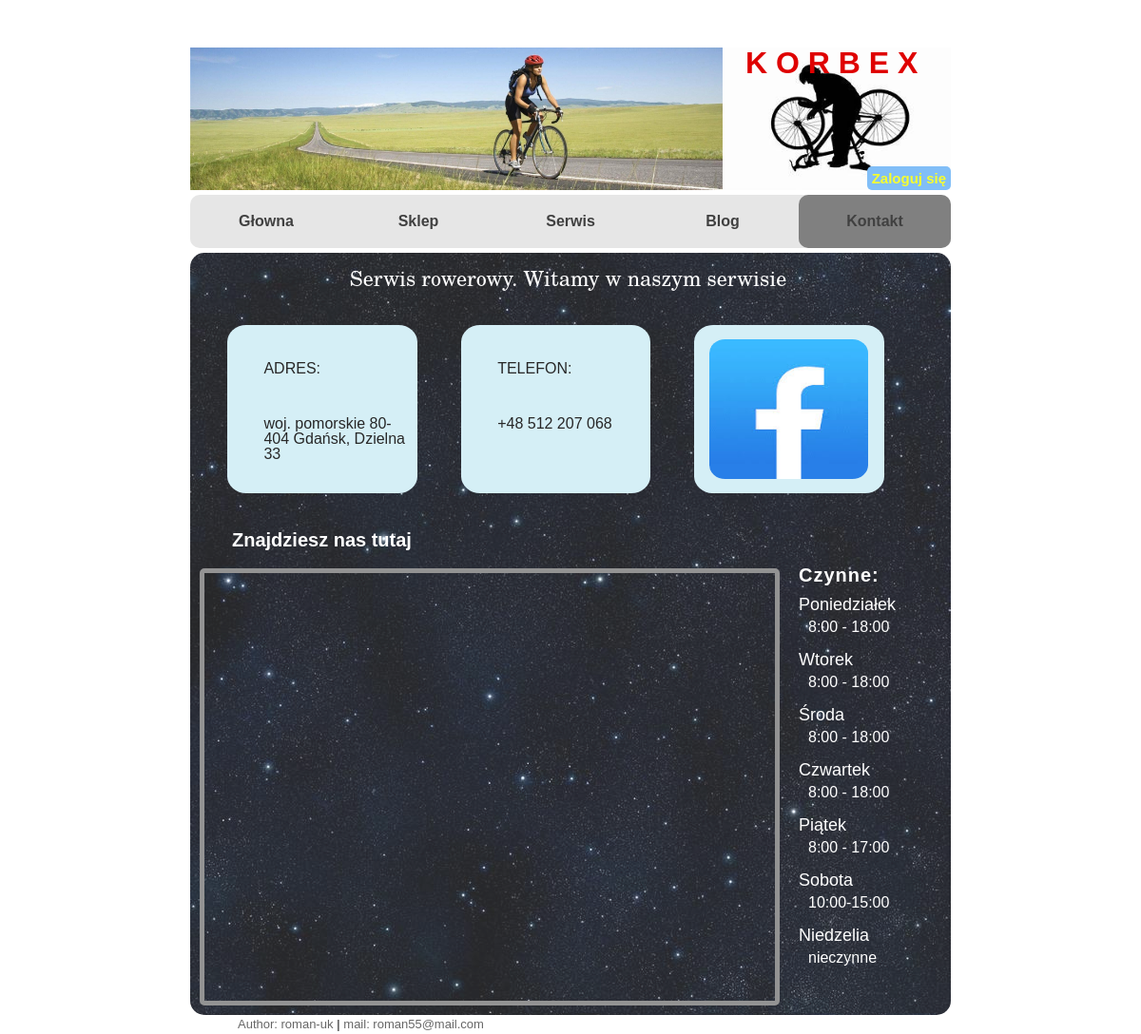
The app's page /contact with its own data.
### korbex/models.py (models this page shows, shortened)
class ContactData(models.Model):
    address = models.TextField(max_length=200, blank=True)
    telephone = models.CharField(max_length=200, blank=True)
    facebook = models.URLField(verbose_name='facebook', blank=True)

class WorkingHours(models.Model):
    week_day = (
        ('1.Poniedziałek', 'Poniedziałek'),
        ('2.Wtorek', 'Wtorek'),
        ('3.Środa', 'Środa'),
        ('4.Czwartek', 'Czwartek'),
        ('5.Piątek', 'Piątek'),
        ('6.Sobota', 'Sobota'),
        ('7.Niedzelia', 'Niedzelia'),
    )
    working_day = models.CharField(max_length=20, choices=week_day, verbose_name='Dzień tygodnia')
    working_hours = models.CharField(max_length=25, verbose_name='Godziny pracy')

### korbex/views.py (the view)
# urls.py: path('contact', views.contact, name='contact_p'),
def contact(request):
    context = {}
    context['contact_data'] = ContactData.objects.all()
    context['working_hours'] = WorkingHours.objects.all().order_by('working_day')
    return render(request, 'korbex/contact.html', context)

### korbex/templates/korbex/contact.html (shortened to what this page needs)
{% extends './index.html' %}
{% load static %}
{%block contact%}
    active
{%endblock%}
{% block content %}
<div class="content-contact">
    <h1 style="color: white">Serwis rowerowy. Witamy w naszym serwisie
	</h1>
	<div class="allcontact">
		{% for cont in contact_data %}
  	   <div class="onecontact">
  	   			<h2>ADRES:
				</h2>
		   <br><p style="padding: 5px"></p>
  	   		<br>{{cont.address}}
	   </div>
 	   <div class="onecontact">
		   <h2>TELEFON:
				</h2>
 	   		<br><p style="padding: 5px"></p>
 	   		<br>{{cont.telephone}}
 	   	</div>
 	   <div class="facecontact">
		   <a href="{{cont.facebook}}"><img src="{% static 'korbex/images/facebook.jpeg' %}"></a>
 	   </div>
		{% endfor %}
  	</div>
	<h3 style="color: white; padding: 0 3%">Znajdziesz nas tutaj</h3>
  	   <div><iframe src="https://www.google.com/maps/embed?pb=!1m18!1m12!1m3!1d2323.713862522614!2d18.6227143158776
  	   5!3d54.379704980208565!2m3!1f0!2f0!3f0!3m2!1i1024!2i768!4f13.1!3m3!1m2!1s0x46fd74a28c91d1df%3A0xb7843412ea01d
  	   40!2sDzielna%2033%2C%2080-404%20Gda%C5%84sk%2C%20Poland!5e0!3m2!1sen!2sua!4v1607779704127!5m2!1sen!2sua"
					width="600" height="450"  allowfullscreen="" aria-hidden="false" tabindex="0"></iframe></div>
  	   <div class="worktime">
 	   		<ul>
 	   			<li><span>Czynne:</span></li>
				{%for work in working_hours%}
 	   			<li style="margin-top: 12px;" class="day">{{work.working_day|slice:"2:"}}
				</li>
 	   			<li>{{work.working_hours}}</li>
				{% endfor %}
 	   		</ul>
 	   </div>
</div>
{% endblock %}

### korbex/static/korbex/css/style.css (style rules this page uses)
body { background-attachment: fixed; background-height: 100%; background-repeat: no-repeat; font-family: Raleway, sans-serif; background-image: url(https://i.pinimg.com/originals/5f/47/84/5f47840c5ee678b8c16ce80b39d7a0ad.jpg); }
h3 { font-size: 20px; font-weight: bold; margin-bottom: 10px; margin-left: 20px; display: flex; }
p { line-height: 20px; }
h1 { font-size: 22px; font-family: New Century Schoolbook, TeX Gyre Schola, serif; color: #0B173B; margin: 15px 10px 0px 5px; text-align: center; }
.content-contact { background: url(../images/stars_sky.jpg); width: 100%; border-radius: 15px; opacity: 0.85; }
.allcontact { display: flex; flex-direction: row; flex-wrap: wrap; box-sizing: border-box; width: 100%; padding: 2%; }
.onecontact { display: flex; flex-direction: column; background-color: #CEECF5; margin: 3%; padding: 5%; padding-right: 1%; height: 100px; width: 20%; border-radius: 10%; }
.facecontact { display: flex; background-color: #CEECF5; margin: 3%; padding: 2%; width: 22%; border-radius: 10%; }
.facecontact img { position: absolute; border-radius: 10%; height: 147px; width: 167px }
.content-contact iframe { margin: 10px; float: left; border-radius: 5px; border: 5px solid grey; }
.worktime { display: flex; color: white; }
.worktime li { margin: 7px 10px; }
.worktime span { font-weight: bold; font-size: 20px; letter-spacing: 1px; }
.day { font-size: 18px; }
.day + li { padding-left: 10px; padding-bottom: 5px; }

### records on screen
ContactData: address "woj. pomorskie 80-404 Gdańsk, Dzielna 33", telephone "+48 512 207 068"
WorkingHours: working_day "Poniedziałek", working_hours "8:00 - 18:00"
WorkingHours: working_day "Wtorek", working_hours "8:00 - 18:00"
WorkingHours: working_day "Środa", working_hours "8:00 - 18:00"
WorkingHours: working_day "Czwartek", working_hours "8:00 - 18:00"
WorkingHours: working_day "Piątek", working_hours "8:00 - 17:00"
WorkingHours: working_day "Sobota", working_hours "10:00-15:00"
WorkingHours: working_day "Niedzelia", working_hours "nieczynne"
